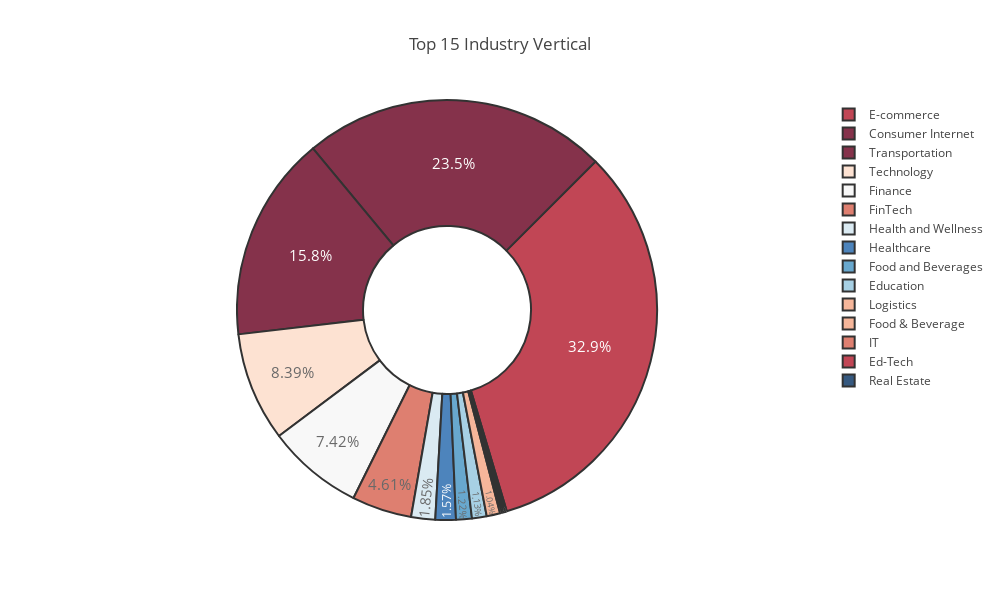

The notebook cell saved with this chart:
### Code cell
# pie chart size of each sector
fig = px.pie(df_top_industry_vertical, values='Amount in USD', names='Industry Vertical', title='Top 15 Industry Vertical',
            color='Industry Vertical',
            labels={'Industry Vertical':'Industry Vertical'},
            width=1000, height=600, template='none',
            color_discrete_sequence=px.colors.sequential.RdBu)
fig.update_traces(textposition='inside', textinfo='percent+label', hole=0.4, marker=dict(line=dict(color='#000000', width=2)),
                   opacity=0.8, rotation=45, textfont_size=15, texttemplate='%{label}<br>%{value:$,.2f}'
                        and '%{percent}')
fig.show()

### Figure 1 — Plotly figure (JSON) as saved in the notebook; plotly's stock layout.template omitted (floating-point values rounded to 4 significant figures; data arrays with more than 128 entries replaced by an {"elided": "..."} marker saying what was removed)
{"data": [{"customdata": {"elided": "1996x1 str values"}, "domain": {"x": [0, 1], "y": [0, 1]}, "hole": 0.4, "hovertemplate": "Industry Vertical=%{customdata[0]}<br>Amount in USD=%{value}<extra></extra>", "labels": {"elided": "1996 str values"}, "legendgroup": "", "marker": {"colors": {"elided": "1996 str values"}, "line": {"color": "#000000", "width": 2}}, "name": "", "opacity": 0.8, "rotation": 45, "showlegend": true, "textfont": {"size": 15}, "textinfo": "percent+label", "textposition": "inside", "texttemplate": "%{percent}", "type": "pie", "values": {"elided": "1996 int values"}}], "layout": {"height": 600, "legend": {"tracegroupgap": 0}, "piecolorway": ["rgb(103,0,31)", "rgb(178,24,43)", "rgb(214,96,77)", "rgb(244,165,130)", "rgb(253,219,199)", "rgb(247,247,247)", "rgb(209,229,240)", "rgb(146,197,222)", "rgb(67,147,195)", "rgb(33,102,172)", "rgb(5,48,97)"], "title": {"text": "Top 15 Industry Vertical"}, "width": 1000}}
